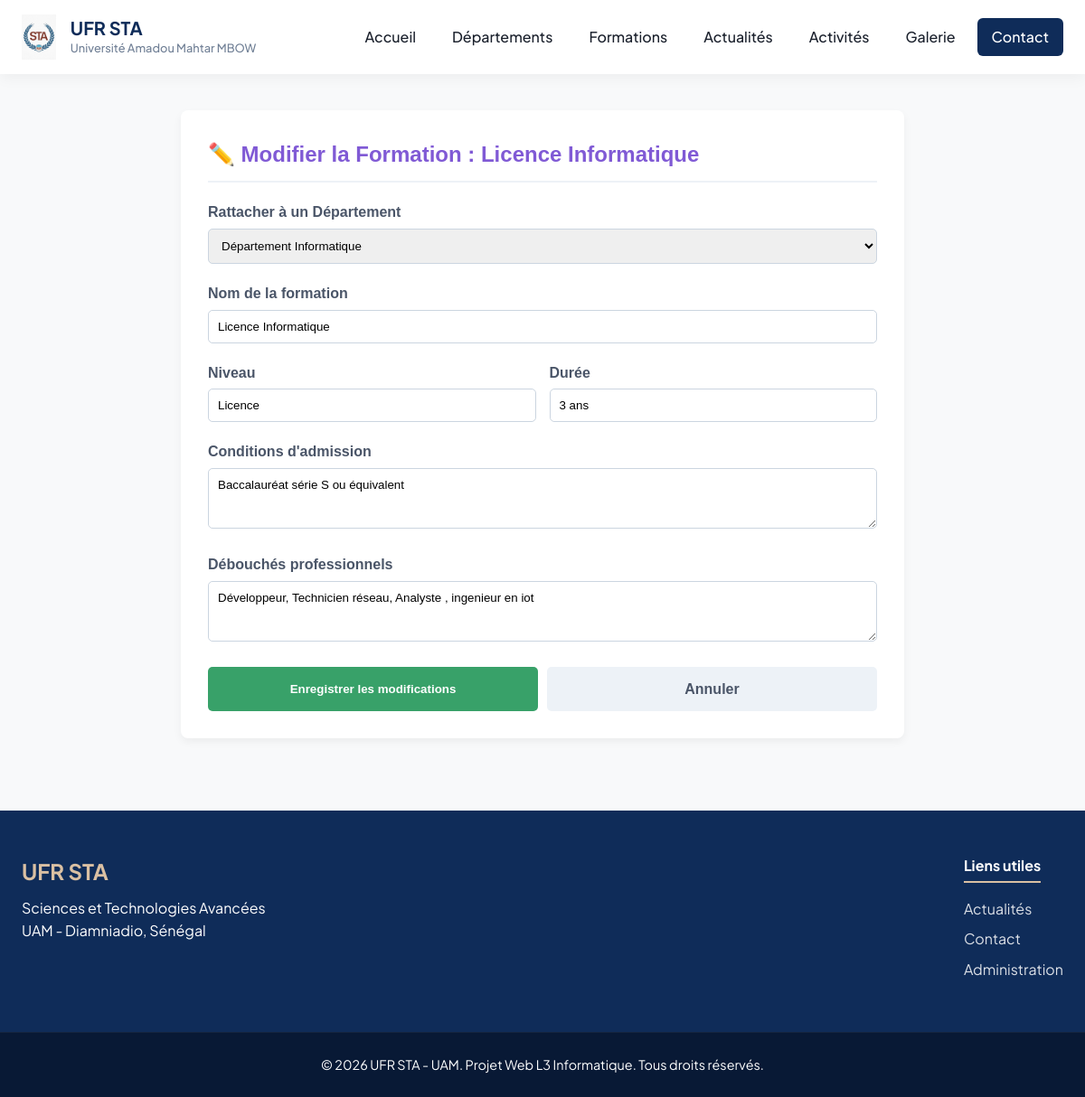
Screenshot of /admin/formation/modifier/1 (signed in) with the database file from the repository.
### models.py (models this page shows)
class Formation(db.Model):
    id = db.Column(db.Integer, primary_key=True)
    nom = db.Column(db.String(150), nullable=False)
    niveau = db.Column(db.String(50))
    duree = db.Column(db.String(50))
    conditions_admission = db.Column(db.Text)
    debouches = db.Column(db.Text)
    departement_id = db.Column(db.Integer, db.ForeignKey('departement.id'), nullable=False)
    modules = db.relationship('Module', backref='formation', lazy=True)

class Departement(db.Model):
    id = db.Column(db.Integer, primary_key=True)
    nom = db.Column(db.String(100), nullable=False)
    description = db.Column(db.Text)
    responsable = db.Column(db.String(100))
    contact = db.Column(db.String(100))
    formations = db.relationship('Formation', backref='departement', lazy=True)
    enseignants = db.relationship('Enseignant', backref='departement', lazy=True)

### app.py (the view, shortened to what this page needs)
@app.route('/admin/formation/modifier/<int:id>', methods=['GET', 'POST'])
@login_required
def modifier_formation(id):
    formation = Formation.query.get_or_404(id)
    departements = Departement.query.all()
    return render_template('admin/form_formation.html', formation=formation, departements=departements)

### app.py (called while the page is built)
def login_required(f):
    @functools.wraps(f)
    def decorated_function(*args, **kwargs):
        if 'admin_id' not in session:
            return redirect(url_for('admin_login'))
        return f(*args, **kwargs)
    return decorated_function

### templates/admin/form_formation.html (shortened to what this page needs)
{% extends 'base.html' %}
{% block content %}
<div style="max-width: 800px; margin: 40px auto; padding: 30px; background: #fff; border-radius: 8px; box-shadow: 0 4px 10px rgba(0,0,0,0.05); font-family: sans-serif;">
    <h2 style="color: #805ad5; margin-top: 0; border-bottom: 2px solid #edf2f7; padding-bottom: 10px;">
        {% if formation %}✏️ Modifier la Formation : {{ formation.nom }}{% else %}🎓 Ajouter une nouvelle Formation{% endif %}
    </h2>
    <form action="{% if formation %}{{ url_for('modifier_formation', id=formation.id) }}{% else %}{{ url_for('ajouter_formation') }}{% endif %}" method="POST" style="margin-top: 20px; display: flex; flex-direction: column; gap: 20px;">
        <div>
            <label style="display: block; font-weight: bold; margin-bottom: 5px; color: #4a5568;">Rattacher à un Département</label>
            <select name="departement_id" required style="width: 100%; padding: 10px; border: 1px solid #cbd5e0; border-radius: 5px; box-sizing: border-box;">
                {% for dept in departements %}
                    <option value="{{ dept.id }}" {% if formation and formation.departement_id == dept.id %}selected{% endif %}>
                        {{ dept.nom }}
                    </option>
                {% endfor %}
            </select>
        </div>
        <div>
            <label style="display: block; font-weight: bold; margin-bottom: 5px; color: #4a5568;">Nom de la formation</label>
            <input type="text" name="nom" value="{% if formation %}{{ formation.nom }}{% endif %}" required placeholder="Ex: Licence en Statistique et Informatique" style="width: 100%; padding: 10px; border: 1px solid #cbd5e0; border-radius: 5px; box-sizing: border-box;">
        </div>
        <div style="display: flex; gap: 15px;">
            <div style="flex: 1;">
                <label style="display: block; font-weight: bold; margin-bottom: 5px; color: #4a5568;">Niveau</label>
                <input type="text" name="niveau" value="{% if formation %}{{ formation.niveau }}{% endif %}" required placeholder="Ex: Licence, Master" style="width: 100%; padding: 10px; border: 1px solid #cbd5e0; border-radius: 5px; box-sizing: border-box;">
            </div>
            <div style="flex: 1;">
                <label style="display: block; font-weight: bold; margin-bottom: 5px; color: #4a5568;">Durée</label>
                <input type="text" name="duree" value="{% if formation %}{{ formation.duree }}{% endif %}" required placeholder="Ex: 3 ans, 2 ans" style="width: 100%; padding: 10px; border: 1px solid #cbd5e0; border-radius: 5px; box-sizing: border-box;">
            </div>
        </div>
        <div>
            <label style="display: block; font-weight: bold; margin-bottom: 5px; color: #4a5568;">Conditions d'admission</label>
            <textarea name="conditions_admission" rows="3" placeholder="Ex: Titulaire d'un Bac S, Sélection sur dossier..." style="width: 100%; padding: 10px; border: 1px solid #cbd5e0; border-radius: 5px; box-sizing: border-box; font-family: inherit;">{% if formation %}{{ formation.conditions_admission }}{% endif %}</textarea>
        </div>
        <div>
            <label style="display: block; font-weight: bold; margin-bottom: 5px; color: #4a5568;">Débouchés professionnels</label>
            <textarea name="debouches" rows="3" placeholder="Ex: Data Analyst, Statisticien..." style="width: 100%; padding: 10px; border: 1px solid #cbd5e0; border-radius: 5px; box-sizing: border-box; font-family: inherit;">{% if formation %}{{ formation.debouches }}{% endif %}</textarea>
        </div>
        <div style="display: flex; gap: 10px;">
            <button type="submit" style="flex: 1; background: #38a169; color: white; border: none; padding: 12px; font-weight: bold; border-radius: 5px; cursor: pointer;">
                {% if formation %}Enregistrer les modifications{% else %}🚀 Créer la formation{% endif %}
            </button>
            <a href="{{ url_for('admin_dashboard') }}" style="flex: 1; background: #edf2f7; color: #4a5568; text-align: center; padding: 12px; text-decoration: none; font-weight: bold; border-radius: 5px; box-sizing: border-box;">Annuler</a>
        </div>
    </form>
</div>
{% endblock %}

### static/css/style.css (style rules this page uses)
:root { --primary-color: #0f2c59; --secondary-color: #dac0a3; --text-dark: #1a202c; --light-bg: #f8f9fa; --white: #ffffff; --border-color: #e2e8f0; --shadow: 0 4px 15px rgba(0, 0, 0, 0.05); --transition: all 0.3s cubic-bezier(0.4, 0, 0.2, 1); }
* { box-sizing: border-box; margin: 0; padding: 0; }
body { font-family: 'Plus Jakarta Sans', sans-serif; color: var(--text-dark); background-color: var(--light-bg); line-height: 1.6; }
a { text-decoration: none; color: inherit; }

### rows the page displays
Formation: nom "Licence Informatique", departement_id "Département Informatique", niveau "Licence", duree "3 ans", conditions_admission "Baccalauréat série S ou équivalent", debouches "Développeur, Technicien réseau, Analyste , ingenieur en iot"
